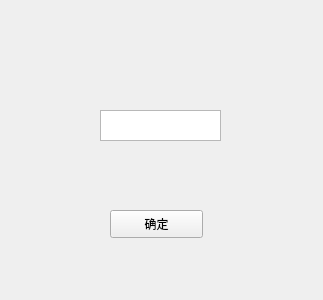
<?xml version="1.0" encoding="UTF-8"?>
<ui version="4.0">
 <class>Form</class>
 <widget class="QWidget" name="Form">
  <property name="geometry">
   <rect>
    <x>0</x>
    <y>0</y>
    <width>323</width>
    <height>300</height>
   </rect>
  </property>
  <property name="windowTitle">
   <string>Form</string>
  </property>
  <widget class="QPushButton" name="pushButton">
   <property name="geometry">
    <rect>
     <x>110</x>
     <y>210</y>
     <width>93</width>
     <height>28</height>
    </rect>
   </property>
   <property name="text">
    <string>确定</string>
   </property>
  </widget>
  <widget class="QTextEdit" name="textEdit">
   <property name="geometry">
    <rect>
     <x>100</x>
     <y>110</y>
     <width>121</width>
     <height>31</height>
    </rect>
   </property>
  </widget>
 </widget>
 <resources/>
 <connections/>
</ui>
